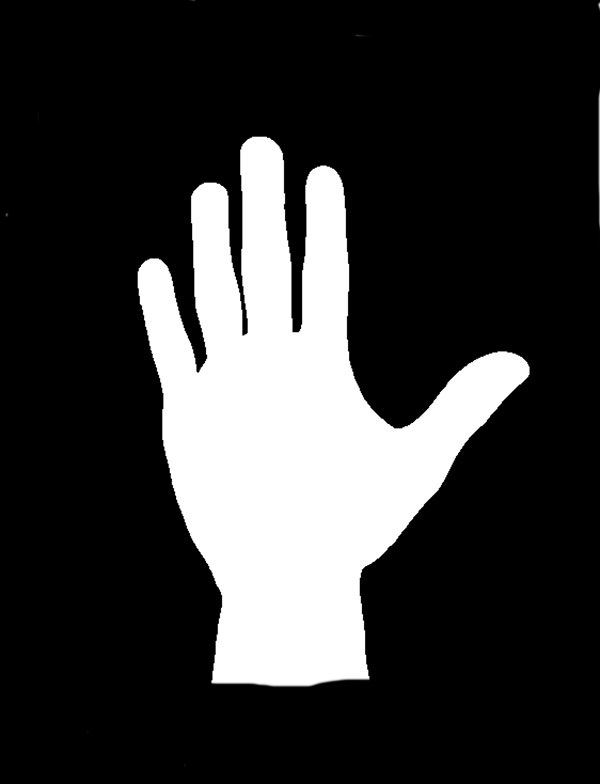
//> input picture images/hand.jpg, 600 x 784 px
$ ./image   (built with g++ and OpenCV 4)
//> lines starting //> are read from the running program, lines starting //| are printed output that depends on the picture; after the words box and inside, x2 and y2 are one past the last pixel; in counts of white or black regions, pixels touching at a corner belong together
#include <iostream>
#include "opencv2/highgui/highgui.hpp"
#include "opencv2/imgproc/imgproc.hpp"

using namespace cv;
using namespace std;

int main( int argc, char** argv )
{


    Mat input = imread("images/hand.jpg");
//> input is the input picture: 784 rows x 600 cols, CV_8UC3; min 0, max 255, mean 54

    Mat gray;
    cvtColor(input, gray, CV_RGB2GRAY);

    Mat element = getStructuringElement( MORPH_RECT, Size(3,3 ), Point( 0, 0 ) );
    erode(gray,gray, element);
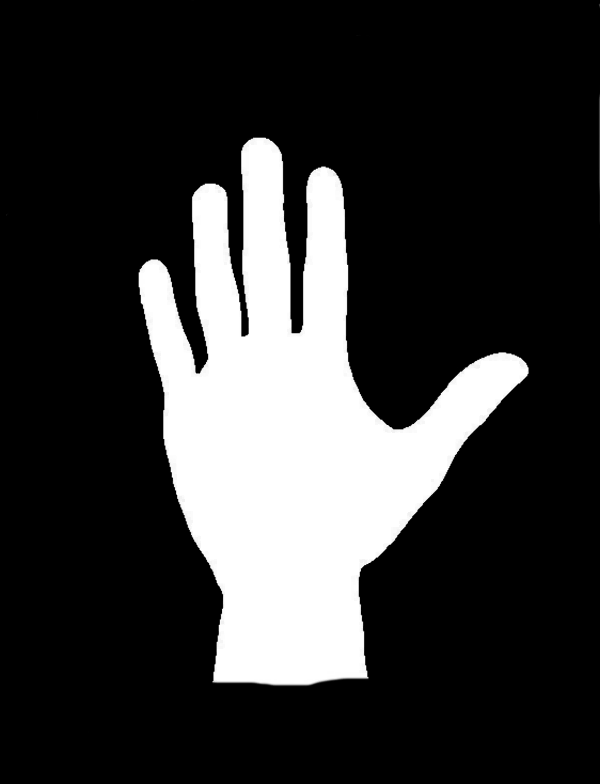
//> gray: 784 rows x 600 cols, CV_8UC1; min 0, max 255, mean 52.2

    vector<vector<Point> > contours;
    vector<Vec4i> hierarchy;

    findContours( gray, contours, RETR_EXTERNAL, CHAIN_APPROX_SIMPLE );
//> contours = 11 contours, 9 with area under 20; largest, box (x1, y1, x2, y2) and area: (138, 137, 530, 687) 97768, (597, 85, 600, 225) 104

    Mat output;
    cvtColor(gray, output, CV_GRAY2RGB);

    int contour_index = -1;
    int contour_min = 0;
    for(int i = 0; i < contours.size(); i++){
        if(contours.at(i).size()>contour_min){
            contour_min = contours.at(i).size();
            contour_index = i;
        }
    }
//> this loop made 11 passes
//> contour_min on passes 1, 4, 5: 2, 5, 1037
//> after the loop, contour_min = 1037; contour_index = 4

    drawContours( output, contours, contour_index, Scalar(255,0,0), 2 );
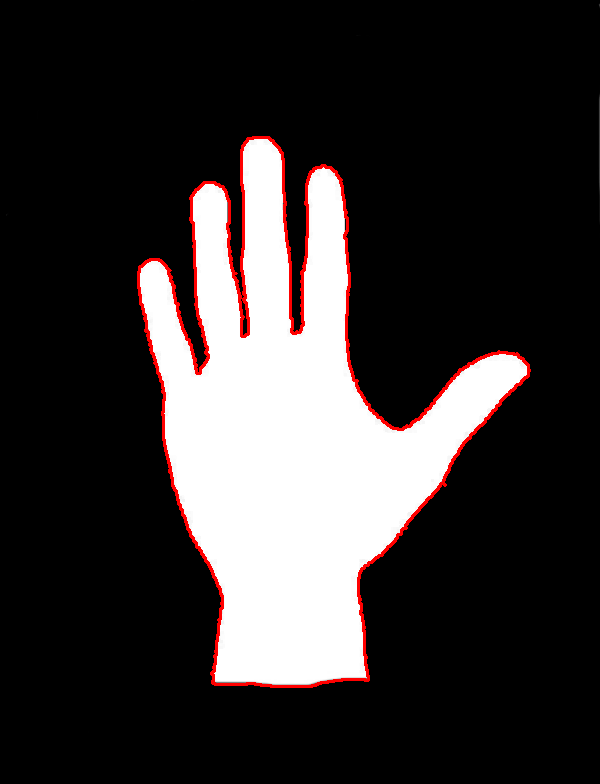
//> output: 784 rows x 600 cols, CV_8UC3; mean R, G, B 55.3, 50.5, 50.5


    imshow("Contour", output);


    waitKey(0);


    return 0;
}
